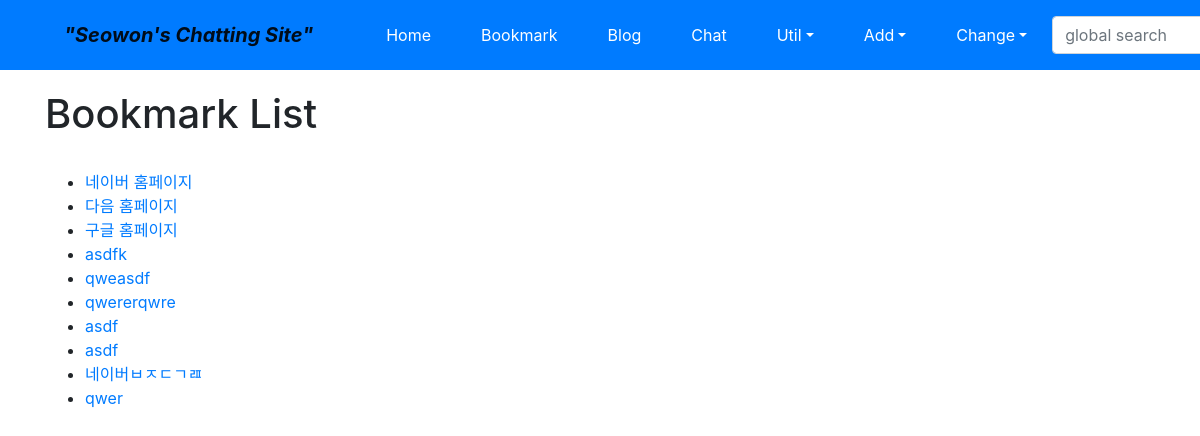
Page /bookmark/ on the earlier database version.
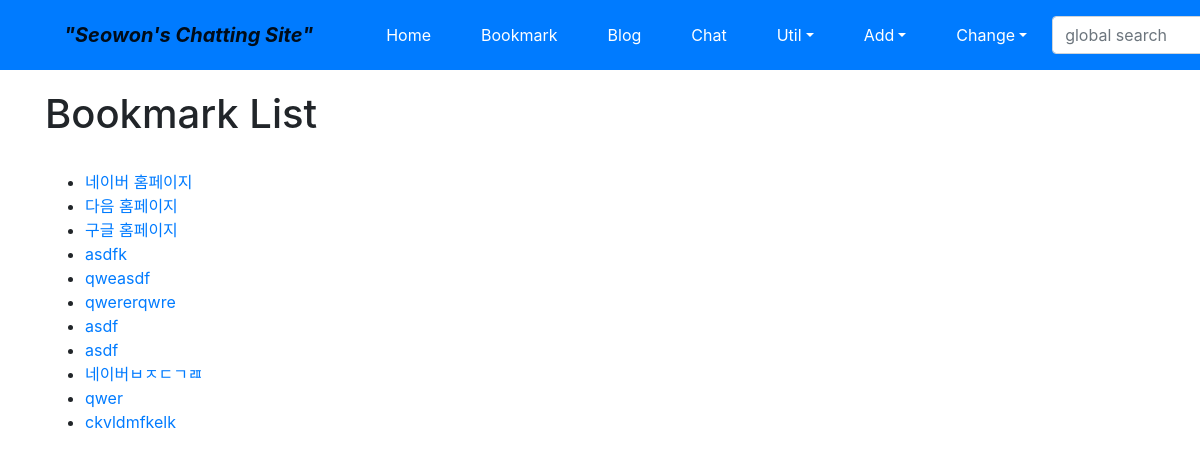
Same page on the later database version.
### bookmark/models.py (models this page shows)
class Bookmark(models.Model):
	title = models.CharField('TITLE', max_length=100, blank=True)
	url = models.URLField('URL', unique=False)
	owner = models.ForeignKey(User, on_delete=models.CASCADE, blank=True, null=True)
	def __str__(self):
		return self.title

### bookmark/views.py (the view)
# urls.py: path('', views.BookmarkLV.as_view(), name = 'index'),
class BookmarkLV(ListView):
	model = Bookmark

### bookmark/templates/bookmark/bookmark_list.html (shortened to what this page needs)
{% extends "base.html" %}
{% block content %}
<h1>Bookmark List</h1>
<br>
<ul>
	{% for bookmark in object_list %}
		<li>
		<a href="{% url 'bookmark:detail' bookmark.id %}">{{ bookmark }}</a>
		</li>
	{% endfor %}
</ul>
{% endblock %}

Differences in the rows shown:
added Bookmark: title "ckvldmfkelk"
